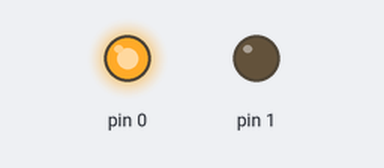
This sketch was run on a simulated Arduino Uno, built with avr-gcc and run on an emulated ATmega328P. On the bench: output pins drawn as LEDs (lit = HIGH).

Above: at 0.1 s.
Timing chart, 0 to 1.6 s (numbered marks = the images above):
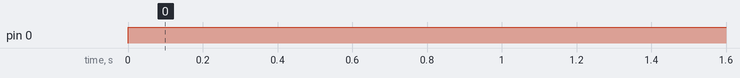

Measured:
- by itself, pin 0: LOW → HIGH at 0.00 s

The sketch:

Tiny_rover_otomatis.ino
```cpp
// the setup function runs once when you press reset or power the board
void setup() {
  // inisialisasi pin untuk Tiny85
  pinMode(0, OUTPUT);
  pinMode(1, OUTPUT);
}

// the loop function runs over and over again forever
void loop() {
  digitalWrite(0, HIGH);
  digitalWrite(1, LOW);   // turn the LED on (HIGH is the voltage level)
  }
```
